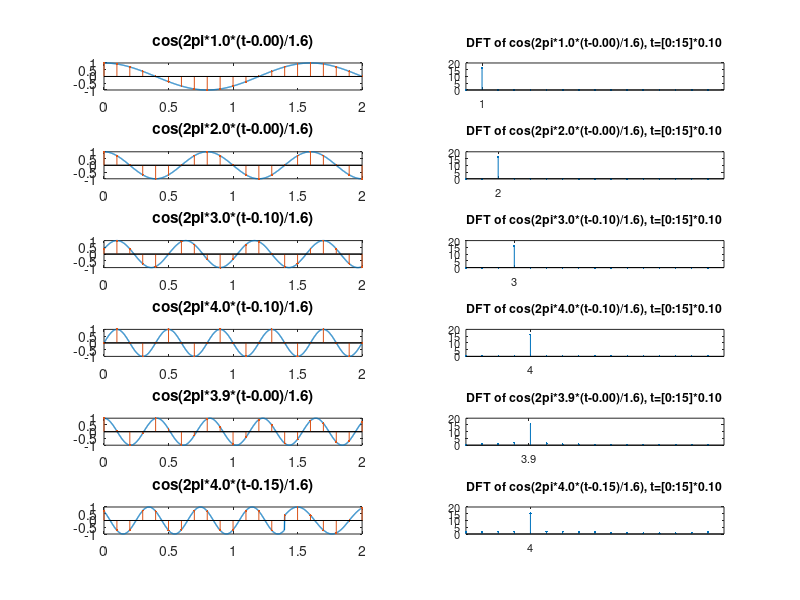

MATLAB code to generate this figure:
%test_orthogonality.m
%to plot several sinusoidal signals with different frequencies/phases and their DFT sequences
% and to check their orthogonality
clear; close all; clc;
T=1.6; 
ND=1000; 
nn=0:ND; 
ts=0.002; 
tt=nn*ts; % time interval
Ts = 0.1; % sampling period in continuous-time 
M = round(Ts/ts); % Sampling period in discrete-time 
nns = 1:M:ND+1;   % Sampling indices
tts = (nns-1)*ts; % Sampling times 
ks = [1:4 3.9 4]; 
tds = [0 0 0.1 0.1 0 0.15]; % Frequency indices and delay times
K = length(ks);
for i=1:K
   k=ks(i); 
   td=tds(i); 
   x(i,:) = exp(1i*2*pi*k*(tt-td)/T); 
   if i==K
       x(K,:) = [x(K,302:end) x(K-3,1:301)];
   end
   title_string = sprintf('cos(2pi*%1.1f*(t-%4.2f)/%2.1f)',k,td,T);
   subplot(K,2,2*i-1);
   plot(tt,real(x(i,:)),'LineWidth',1);
   title(title_string)
   hold on
   plot(tt([1 end]),[0 0],'k')
   stem(tts,real(x(i,nns)),'.','markersize',5)
end
N = round(T/Ts);
xn = x(:,nns(1:N));
xn*xn'/N % check orthogonality
Xk = fft(xn.').'; 
kk = 0:N-1;
for i=1:K
   k=ks(i);
   td=tds(i);   
   title_string = sprintf('DFT of cos(2pi*%1.1f*(t-%4.2f)/%2.1f), t=[0:%d]*%3.2f',k,td,T,N-1,Ts);
   subplot(K,2,2*i);
   stem(kk,abs(Xk(i,:)),'.','markersize',5);
   title(title_string)
   set(gca,'fontsize',8,'xtick',k), axis([0 N 0 20])
end